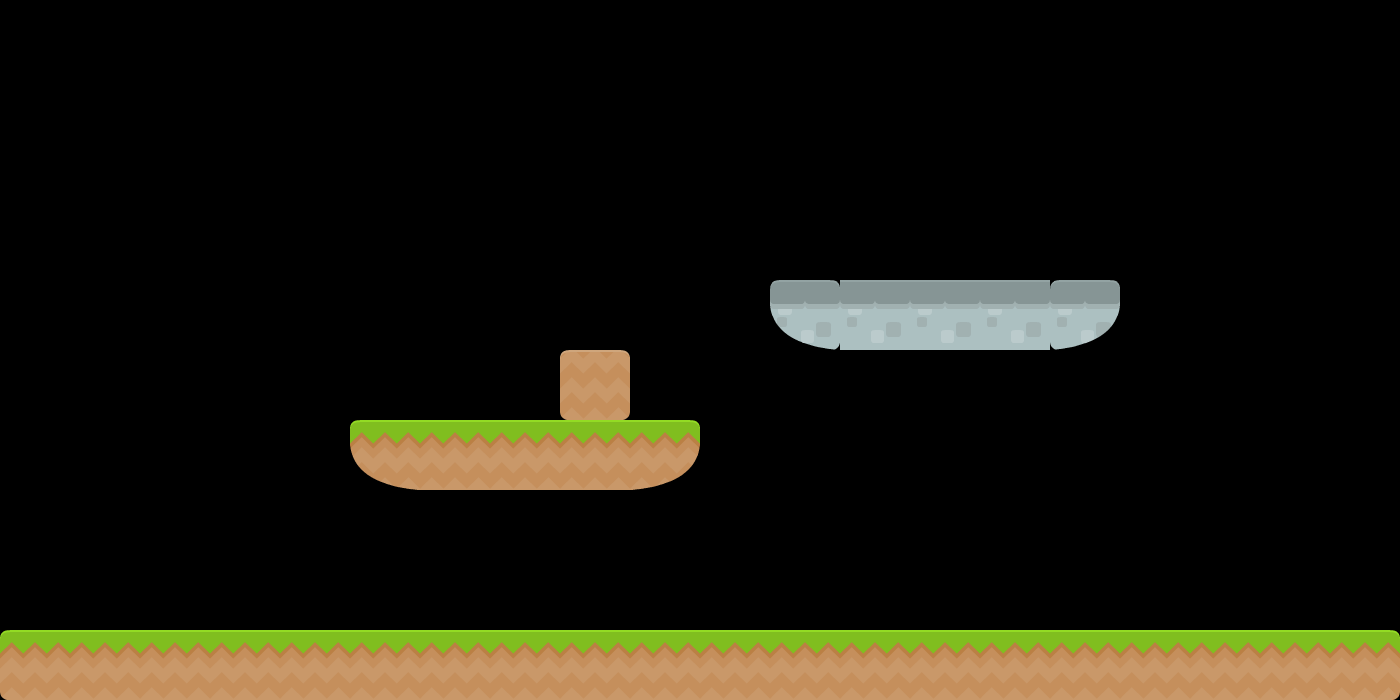

Below is a game level as drawn by its tile map, then a one-line description and the .tmx file that defines it, in full:
An orthogonal 20x10 tile map with 70x70 px tiles, 1 tile layer (Livello tile 1) and 8 objects (4x platform, 4x coin).

<map version="1.8" tiledversion="1.8.4" orientation="orthogonal" renderorder="right-down" width="20" height="10" tilewidth="70" tileheight="70" infinite="0" nextlayerid="4" nextobjectid="21">
 <tileset firstgid="1" name="tiles_spritesheet" tilewidth="70" tileheight="70" spacing="2" tilecount="156" columns="12">
  <image source="tiles_spritesheet.png" width="914" height="936" />
 </tileset>
 <objectgroup id="3" name="Livello di oggetti 1">
  <object id="8" type="platform" x="2.52632" y="631.579" width="1399.58" height="72" />
  <object id="9" type="platform" x="348.632" y="416.842" width="353.684" height="74.5263" />
  <object id="10" type="platform" x="559.579" y="348.632" width="70.7368" height="70.7368" />
  <object id="11" type="platform" x="769.263" y="277.895" width="351.158" height="72" />
  <object id="13" type="coin" x="138.947" y="558.316" width="73.2632" height="70.7368" />
  <object id="18" type="coin" x="558.316" y="279.158" width="73.2632" height="70.7368" />
  <object id="19" type="coin" x="841.263" y="207.158" width="73.2632" height="70.7368" />
  <object id="20" type="coin" x="912" y="207.158" width="73.2632" height="70.7368" />
 </objectgroup>
 <layer id="1" name="Livello tile 1" width="20" height="10">
  <data encoding="csv">
0,0,0,0,0,0,0,0,0,0,0,0,0,0,0,0,0,0,0,0,
0,0,0,0,0,0,0,0,0,0,0,0,0,0,0,0,0,0,0,0,
0,0,0,0,0,0,0,0,0,0,0,0,0,0,0,0,0,0,0,0,
0,0,0,0,0,0,0,0,0,0,0,0,0,0,0,0,0,0,0,0,
0,0,0,0,0,0,0,0,0,0,0,140,36,36,36,142,0,0,0,0,
0,0,0,0,0,0,0,0,141,0,0,0,0,0,0,0,0,0,0,0,
0,0,0,0,0,129,104,104,104,105,0,0,0,0,0,0,0,0,0,0,
0,0,0,0,0,0,0,0,0,0,0,0,0,0,0,0,0,0,0,0,
0,0,0,0,0,0,0,0,0,0,0,0,0,0,0,0,0,0,0,0,
116,104,104,104,104,104,104,104,104,104,104,104,104,104,104,104,104,104,104,92
</data>
 </layer>
</map>
